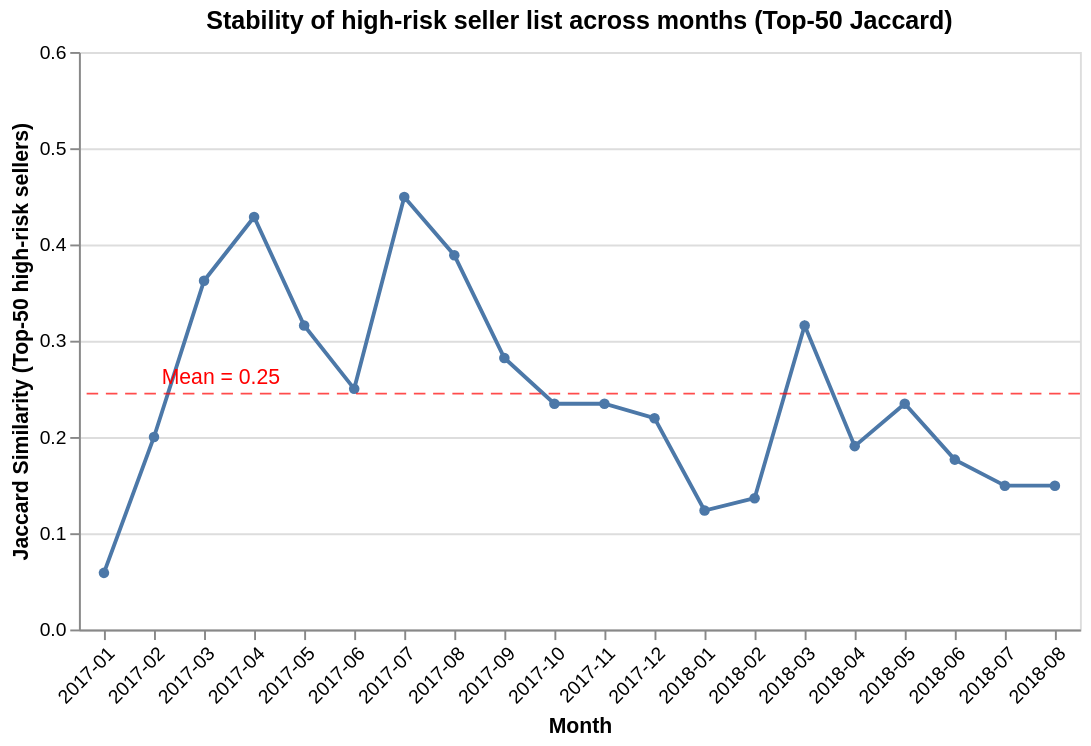

Notebook source saved alongside this figure:
### Code cell
mean_jaccard = stability["jaccard_top_k"].mean()

jaccard_line = (
    alt.Chart(stability)
    .mark_line(point=True, color="#4c78a8")
    .encode(
        x=alt.X("period_t1:N", title="Month", axis=alt.Axis(labelAngle=-45)),
        y=alt.Y(
            "jaccard_top_k:Q",
            title="Jaccard Similarity (Top-50 high-risk sellers)",
            scale=alt.Scale(domain=[0, 0.6]),
        ),
        tooltip=[
            alt.Tooltip("period_t1:N", title="Month"),
            alt.Tooltip("jaccard_top_k:Q", title="Jaccard", format=".2f"),
        ],
    )
)

mean_line = (
    alt.Chart(pd.DataFrame({"y": [mean_jaccard]}))
    .mark_rule(strokeDash=[6, 4], color="red", opacity=0.7)
    .encode(y=alt.Y("y:Q"))
)

mean_label = (
    alt.Chart(pd.DataFrame({"x": ["2017-02"], "y": [mean_jaccard], "text": [f"Mean = {mean_jaccard:.2f}"]}))
    .mark_text(align="left", dx=4, dy=-8, color="red", fontSize=11)
    .encode(x="x:N", y="y:Q", text="text:N")
)

print(f"Mean Jaccard similarity (Top-50): {mean_jaccard:.3f}")

(jaccard_line + mean_line + mean_label).properties(
    title="Stability of high-risk seller list across months (Top-50 Jaccard)",
    width=520,
    height=300,
)

### Figure 1 — Vega-Lite specification as saved in the notebook (floating-point values rounded to 4 significant figures)
{"config": {"view": {"continuousWidth": 300, "continuousHeight": 300}}, "layer": [{"data": {"name": "data-41c08dbba859aaa8611e876830d6e39f"}, "mark": {"type": "line", "color": "#4c78a8", "point": true}, "encoding": {"tooltip": [{"field": "period_t1", "title": "Month", "type": "nominal"}, {"field": "jaccard_top_k", "format": ".2f", "title": "Jaccard", "type": "quantitative"}], "x": {"axis": {"labelAngle": -45}, "field": "period_t1", "title": "Month", "type": "nominal"}, "y": {"field": "jaccard_top_k", "scale": {"domain": [0, 0.6]}, "title": "Jaccard Similarity (Top-50 high-risk sellers)", "type": "quantitative"}}}, {"data": {"name": "data-47d377e5776501242e99737602cfc810"}, "mark": {"type": "rule", "color": "red", "opacity": 0.7, "strokeDash": [6, 4]}, "encoding": {"y": {"field": "y", "type": "quantitative"}}}, {"data": {"name": "data-c5c37a48745515e2f4c4101cbc6e1240"}, "mark": {"type": "text", "align": "left", "color": "red", "dx": 4, "dy": -8, "fontSize": 11}, "encoding": {"text": {"field": "text", "type": "nominal"}, "x": {"field": "x", "type": "nominal"}, "y": {"field": "y", "type": "quantitative"}}}], "height": 300, "title": "Stability of high-risk seller list across months (Top-50 Jaccard)", "width": 520, "$schema": "https://vega.github.io/schema/vega-lite/v6.1.0.json", "datasets": {"data-41c08dbba859aaa8611e876830d6e39f": [{"period_t": "2016-10", "period_t1": "2017-01", "jaccard_top_k": 0.05882}, {"period_t": "2017-01", "period_t1": "2017-02", "jaccard_top_k": 0.2}, {"period_t": "2017-02", "period_t1": "2017-03", "jaccard_top_k": 0.3623}, {"period_t": "2017-03", "period_t1": "2017-04", "jaccard_top_k": 0.4286}, {"period_t": "2017-04", "period_t1": "2017-05", "jaccard_top_k": 0.3158}, {"period_t": "2017-05", "period_t1": "2017-06", "jaccard_top_k": 0.25}, {"period_t": "2017-06", "period_t1": "2017-07", "jaccard_top_k": 0.4493}, {"period_t": "2017-07", "period_t1": "2017-08", "jaccard_top_k": 0.3889}, {"period_t": "2017-08", "period_t1": "2017-09", "jaccard_top_k": 0.2821}, {"period_t": "2017-09", "period_t1": "2017-10", "jaccard_top_k": 0.2346}, {"period_t": "2017-10", "period_t1": "2017-11", "jaccard_top_k": 0.2346}, {"period_t": "2017-11", "period_t1": "2017-12", "jaccard_top_k": 0.2195}, {"period_t": "2017-12", "period_t1": "2018-01", "jaccard_top_k": 0.1236}, {"period_t": "2018-01", "period_t1": "2018-02", "jaccard_top_k": 0.1364}, {"period_t": "2018-02", "period_t1": "2018-03", "jaccard_top_k": 0.3158}, {"period_t": "2018-03", "period_t1": "2018-04", "jaccard_top_k": 0.1905}, {"period_t": "2018-04", "period_t1": "2018-05", "jaccard_top_k": 0.2346}, {"period_t": "2018-05", "period_t1": "2018-06", "jaccard_top_k": 0.1765}, {"period_t": "2018-06", "period_t1": "2018-07", "jaccard_top_k": 0.1494}, {"period_t": "2018-07", "period_t1": "2018-08", "jaccard_top_k": 0.1494}], "data-47d377e5776501242e99737602cfc810": [{"y": 0.245}], "data-c5c37a48745515e2f4c4101cbc6e1240": [{"x": "2017-02", "y": 0.245, "text": "Mean = 0.25"}]}}
